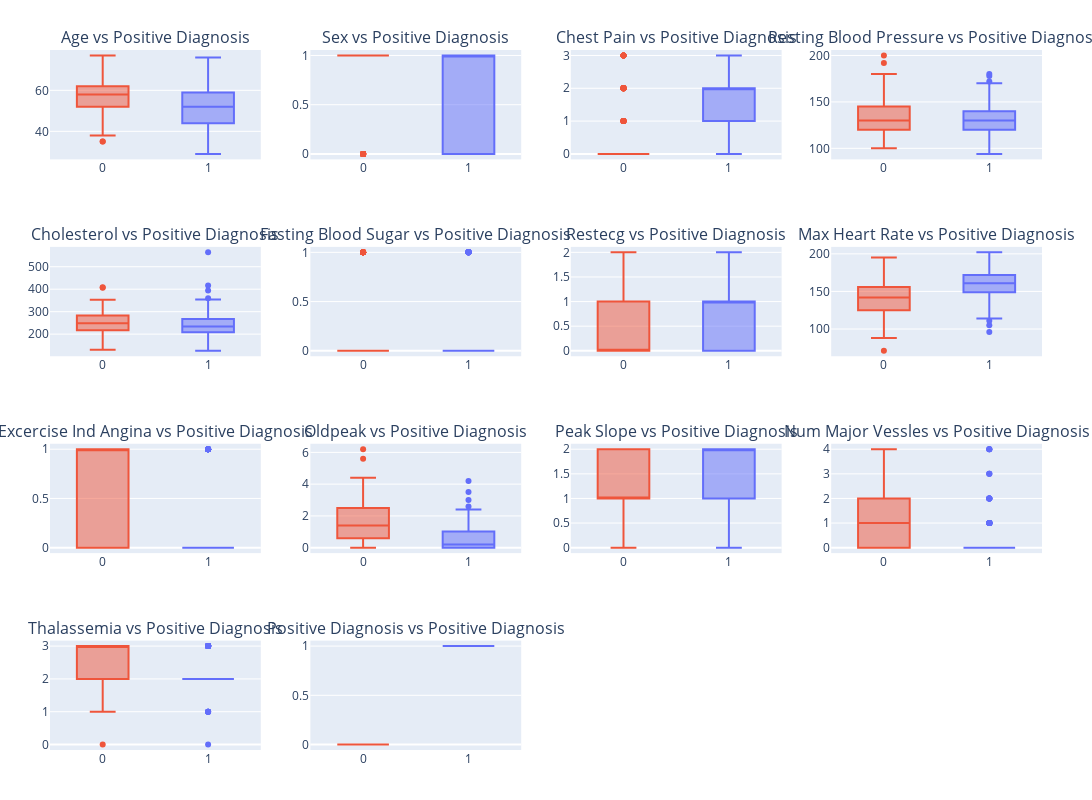

Notebook source saved alongside this figure:
### Code cell
from utils import plot_many


plot_many(
    data=data,
    target="positive_diagnosis",
    features=data.columns,
    width=1600,
    height=800,
    n_col=4,
    n_row=4,
)

### Figure 1 — Plotly figure (JSON) as saved in the notebook; plotly's stock layout.template omitted (floating-point values rounded to 4 significant figures; data arrays with more than 128 entries replaced by an {"elided": "..."} marker saying what was removed)
{"data": [{"alignmentgroup": "True", "hovertemplate": "positive_diagnosis=%{x}<br>age=%{y}<extra></extra>", "legendgroup": "1", "marker": {"color": "#636efa"}, "name": "1", "notched": false, "offsetgroup": "1", "orientation": "v", "showlegend": true, "type": "box", "x": {"elided": "165 int values"}, "x0": " ", "xaxis": "x", "y": {"elided": "165 int values"}, "y0": " ", "yaxis": "y"}, {"alignmentgroup": "True", "hovertemplate": "positive_diagnosis=%{x}<br>age=%{y}<extra></extra>", "legendgroup": "0", "marker": {"color": "#EF553B"}, "name": "0", "notched": false, "offsetgroup": "0", "orientation": "v", "showlegend": true, "type": "box", "x": {"elided": "138 int values"}, "x0": " ", "xaxis": "x", "y": {"elided": "138 int values"}, "y0": " ", "yaxis": "y"}, {"alignmentgroup": "True", "hovertemplate": "positive_diagnosis=%{x}<br>sex=%{y}<extra></extra>", "legendgroup": "1", "marker": {"color": "#636efa"}, "name": "1", "notched": false, "offsetgroup": "1", "orientation": "v", "showlegend": true, "type": "box", "x": {"elided": "165 int values"}, "x0": " ", "xaxis": "x2", "y": {"elided": "165 int values"}, "y0": " ", "yaxis": "y2"}, {"alignmentgroup": "True", "hovertemplate": "positive_diagnosis=%{x}<br>sex=%{y}<extra></extra>", "legendgroup": "0", "marker": {"color": "#EF553B"}, "name": "0", "notched": false, "offsetgroup": "0", "orientation": "v", "showlegend": true, "type": "box", "x": {"elided": "138 int values"}, "x0": " ", "xaxis": "x2", "y": {"elided": "138 int values"}, "y0": " ", "yaxis": "y2"}, {"alignmentgroup": "True", "hovertemplate": "positive_diagnosis=%{x}<br>chest_pain=%{y}<extra></extra>", "legendgroup": "1", "marker": {"color": "#636efa"}, "name": "1", "notched": false, "offsetgroup": "1", "orientation": "v", "showlegend": true, "type": "box", "x": {"elided": "165 int values"}, "x0": " ", "xaxis": "x3", "y": {"elided": "165 int values"}, "y0": " ", "yaxis": "y3"}, {"alignmentgroup": "True", "hovertemplate": "positive_diagnosis=%{x}<br>chest_pain=%{y}<extra></extra>", "legendgroup": "0", "marker": {"color": "#EF553B"}, "name": "0", "notched": false, "offsetgroup": "0", "orientation": "v", "showlegend": true, "type": "box", "x": {"elided": "138 int values"}, "x0": " ", "xaxis": "x3", "y": {"elided": "138 int values"}, "y0": " ", "yaxis": "y3"}, {"alignmentgroup": "True", "hovertemplate": "positive_diagnosis=%{x}<br>resting_blood_pressure=%{y}<extra></extra>", "legendgroup": "1", "marker": {"color": "#636efa"}, "name": "1", "notched": false, "offsetgroup": "1", "orientation": "v", "showlegend": true, "type": "box", "x": {"elided": "165 int values"}, "x0": " ", "xaxis": "x4", "y": {"elided": "165 int values"}, "y0": " ", "yaxis": "y4"}, {"alignmentgroup": "True", "hovertemplate": "positive_diagnosis=%{x}<br>resting_blood_pressure=%{y}<extra></extra>", "legendgroup": "0", "marker": {"color": "#EF553B"}, "name": "0", "notched": false, "offsetgroup": "0", "orientation": "v", "showlegend": true, "type": "box", "x": {"elided": "138 int values"}, "x0": " ", "xaxis": "x4", "y": {"elided": "138 int values"}, "y0": " ", "yaxis": "y4"}, {"alignmentgroup": "True", "hovertemplate": "positive_diagnosis=%{x}<br>cholesterol=%{y}<extra></extra>", "legendgroup": "1", "marker": {"color": "#636efa"}, "name": "1", "notched": false, "offsetgroup": "1", "orientation": "v", "showlegend": true, "type": "box", "x": {"elided": "165 int values"}, "x0": " ", "xaxis": "x5", "y": {"elided": "165 int values"}, "y0": " ", "yaxis": "y5"}, {"alignmentgroup": "True", "hovertemplate": "positive_diagnosis=%{x}<br>cholesterol=%{y}<extra></extra>", "legendgroup": "0", "marker": {"color": "#EF553B"}, "name": "0", "notched": false, "offsetgroup": "0", "orientation": "v", "showlegend": true, "type": "box", "x": {"elided": "138 int values"}, "x0": " ", "xaxis": "x5", "y": {"elided": "138 int values"}, "y0": " ", "yaxis": "y5"}, {"alignmentgroup": "True", "hovertemplate": "positive_diagnosis=%{x}<br>fasting_blood_sugar=%{y}<extra></extra>", "legendgroup": "1", "marker": {"color": "#636efa"}, "name": "1", "notched": false, "offsetgroup": "1", "orientation": "v", "showlegend": true, "type": "box", "x": {"elided": "165 int values"}, "x0": " ", "xaxis": "x6", "y": {"elided": "165 int values"}, "y0": " ", "yaxis": "y6"}, {"alignmentgroup": "True", "hovertemplate": "positive_diagnosis=%{x}<br>fasting_blood_sugar=%{y}<extra></extra>", "legendgroup": "0", "marker": {"color": "#EF553B"}, "name": "0", "notched": false, "offsetgroup": "0", "orientation": "v", "showlegend": true, "type": "box", "x": {"elided": "138 int values"}, "x0": " ", "xaxis": "x6", "y": {"elided": "138 int values"}, "y0": " ", "yaxis": "y6"}, {"alignmentgroup": "True", "hovertemplate": "positive_diagnosis=%{x}<br>restecg=%{y}<extra></extra>", "legendgroup": "1", "marker": {"color": "#636efa"}, "name": "1", "notched": false, "offsetgroup": "1", "orientation": "v", "showlegend": true, "type": "box", "x": {"elided": "165 int values"}, "x0": " ", "xaxis": "x7", "y": {"elided": "165 int values"}, "y0": " ", "yaxis": "y7"}, {"alignmentgroup": "True", "hovertemplate": "positive_diagnosis=%{x}<br>restecg=%{y}<extra></extra>", "legendgroup": "0", "marker": {"color": "#EF553B"}, "name": "0", "notched": false, "offsetgroup": "0", "orientation": "v", "showlegend": true, "type": "box", "x": {"elided": "138 int values"}, "x0": " ", "xaxis": "x7", "y": {"elided": "138 int values"}, "y0": " ", "yaxis": "y7"}, {"alignmentgroup": "True", "hovertemplate": "positive_diagnosis=%{x}<br>max_heart_rate=%{y}<extra></extra>", "legendgroup": "1", "marker": {"color": "#636efa"}, "name": "1", "notched": false, "offsetgroup": "1", "orientation": "v", "showlegend": true, "type": "box", "x": {"elided": "165 int values"}, "x0": " ", "xaxis": "x8", "y": {"elided": "165 int values"}, "y0": " ", "yaxis": "y8"}, {"alignmentgroup": "True", "hovertemplate": "positive_diagnosis=%{x}<br>max_heart_rate=%{y}<extra></extra>", "legendgroup": "0", "marker": {"color": "#EF553B"}, "name": "0", "notched": false, "offsetgroup": "0", "orientation": "v", "showlegend": true, "type": "box", "x": {"elided": "138 int values"}, "x0": " ", "xaxis": "x8", "y": {"elided": "138 int values"}, "y0": " ", "yaxis": "y8"}, {"alignmentgroup": "True", "hovertemplate": "positive_diagnosis=%{x}<br>excercise_ind_angina=%{y}<extra></extra>", "legendgroup": "1", "marker": {"color": "#636efa"}, "name": "1", "notched": false, "offsetgroup": "1", "orientation": "v", "showlegend": true, "type": "box", "x": {"elided": "165 int values"}, "x0": " ", "xaxis": "x9", "y": {"elided": "165 int values"}, "y0": " ", "yaxis": "y9"}, {"alignmentgroup": "True", "hovertemplate": "positive_diagnosis=%{x}<br>excercise_ind_angina=%{y}<extra></extra>", "legendgroup": "0", "marker": {"color": "#EF553B"}, "name": "0", "notched": false, "offsetgroup": "0", "orientation": "v", "showlegend": true, "type": "box", "x": {"elided": "138 int values"}, "x0": " ", "xaxis": "x9", "y": {"elided": "138 int values"}, "y0": " ", "yaxis": "y9"}, {"alignmentgroup": "True", "hovertemplate": "positive_diagnosis=%{x}<br>oldpeak=%{y}<extra></extra>", "legendgroup": "1", "marker": {"color": "#636efa"}, "name": "1", "notched": false, "offsetgroup": "1", "orientation": "v", "showlegend": true, "type": "box", "x": {"elided": "165 int values"}, "x0": " ", "xaxis": "x10", "y": {"elided": "165 float values"}, "y0": " ", "yaxis": "y10"}, {"alignmentgroup": "True", "hovertemplate": "positive_diagnosis=%{x}<br>oldpeak=%{y}<extra></extra>", "legendgroup": "0", "marker": {"color": "#EF553B"}, "name": "0", "notched": false, "offsetgroup": "0", "orientation": "v", "showlegend": true, "type": "box", "x": {"elided": "138 int values"}, "x0": " ", "xaxis": "x10", "y": {"elided": "138 float values"}, "y0": " ", "yaxis": "y10"}, {"alignmentgroup": "True", "hovertemplate": "positive_diagnosis=%{x}<br>peak_slope=%{y}<extra></extra>", "legendgroup": "1", "marker": {"color": "#636efa"}, "name": "1", "notched": false, "offsetgroup": "1", "orientation": "v", "showlegend": true, "type": "box", "x": {"elided": "165 int values"}, "x0": " ", "xaxis": "x11", "y": {"elided": "165 int values"}, "y0": " ", "yaxis": "y11"}, {"alignmentgroup": "True", "hovertemplate": "positive_diagnosis=%{x}<br>peak_slope=%{y}<extra></extra>", "legendgroup": "0", "marker": {"color": "#EF553B"}, "name": "0", "notched": false, "offsetgroup": "0", "orientation": "v", "showlegend": true, "type": "box", "x": {"elided": "138 int values"}, "x0": " ", "xaxis": "x11", "y": {"elided": "138 int values"}, "y0": " ", "yaxis": "y11"}, {"alignmentgroup": "True", "hovertemplate": "positive_diagnosis=%{x}<br>num_major_vessles=%{y}<extra></extra>", "legendgroup": "1", "marker": {"color": "#636efa"}, "name": "1", "notched": false, "offsetgroup": "1", "orientation": "v", "showlegend": true, "type": "box", "x": {"elided": "165 int values"}, "x0": " ", "xaxis": "x12", "y": {"elided": "165 int values"}, "y0": " ", "yaxis": "y12"}, {"alignmentgroup": "True", "hovertemplate": "positive_diagnosis=%{x}<br>num_major_vessles=%{y}<extra></extra>", "legendgroup": "0", "marker": {"color": "#EF553B"}, "name": "0", "notched": false, "offsetgroup": "0", "orientation": "v", "showlegend": true, "type": "box", "x": {"elided": "138 int values"}, "x0": " ", "xaxis": "x12", "y": {"elided": "138 int values"}, "y0": " ", "yaxis": "y12"}, {"alignmentgroup": "True", "hovertemplate": "positive_diagnosis=%{x}<br>thalassemia=%{y}<extra></extra>", "legendgroup": "1", "marker": {"color": "#636efa"}, "name": "1", "notched": false, "offsetgroup": "1", "orientation": "v", "showlegend": true, "type": "box", "x": {"elided": "165 int values"}, "x0": " ", "xaxis": "x13", "y": {"elided": "165 int values"}, "y0": " ", "yaxis": "y13"}, {"alignmentgroup": "True", "hovertemplate": "positive_diagnosis=%{x}<br>thalassemia=%{y}<extra></extra>", "legendgroup": "0", "marker": {"color": "#EF553B"}, "name": "0", "notched": false, "offsetgroup": "0", "orientation": "v", "showlegend": true, "type": "box", "x": {"elided": "138 int values"}, "x0": " ", "xaxis": "x13", "y": {"elided": "138 int values"}, "y0": " ", "yaxis": "y13"}, {"alignmentgroup": "True", "hovertemplate": "positive_diagnosis=%{y}<extra></extra>", "legendgroup": "1", "marker": {"color": "#636efa"}, "name": "1", "notched": false, "offsetgroup": "1", "orientation": "v", "showlegend": true, "type": "box", "x": {"elided": "165 int values"}, "x0": " ", "xaxis": "x14", "y": {"elided": "165 int values"}, "y0": " ", "yaxis": "y14"}, {"alignmentgroup": "True", "hovertemplate": "positive_diagnosis=%{y}<extra></extra>", "legendgroup": "0", "marker": {"color": "#EF553B"}, "name": "0", "notched": false, "offsetgroup": "0", "orientation": "v", "showlegend": true, "type": "box", "x": {"elided": "138 int values"}, "x0": " ", "xaxis": "x14", "y": {"elided": "138 int values"}, "y0": " ", "yaxis": "y14"}], "layout": {"annotations": [{"font": {"size": 16}, "showarrow": false, "text": "Age vs Positive Diagnosis", "x": 0.1062, "xanchor": "center", "xref": "paper", "y": 1, "yanchor": "bottom", "yref": "paper"}, {"font": {"size": 16}, "showarrow": false, "text": "Sex vs Positive Diagnosis", "x": 0.3688, "xanchor": "center", "xref": "paper", "y": 1, "yanchor": "bottom", "yref": "paper"}, {"font": {"size": 16}, "showarrow": false, "text": "Chest Pain vs Positive Diagnosis", "x": 0.6313, "xanchor": "center", "xref": "paper", "y": 1, "yanchor": "bottom", "yref": "paper"}, {"font": {"size": 16}, "showarrow": false, "text": "Resting Blood Pressure vs Positive Diagnosis", "x": 0.8938, "xanchor": "center", "xref": "paper", "y": 1, "yanchor": "bottom", "yref": "paper"}, {"font": {"size": 16}, "showarrow": false, "text": "Cholesterol vs Positive Diagnosis", "x": 0.1062, "xanchor": "center", "xref": "paper", "y": 0.7188, "yanchor": "bottom", "yref": "paper"}, {"font": {"size": 16}, "showarrow": false, "text": "Fasting Blood Sugar vs Positive Diagnosis", "x": 0.3688, "xanchor": "center", "xref": "paper", "y": 0.7188, "yanchor": "bottom", "yref": "paper"}, {"font": {"size": 16}, "showarrow": false, "text": "Restecg vs Positive Diagnosis", "x": 0.6313, "xanchor": "center", "xref": "paper", "y": 0.7188, "yanchor": "bottom", "yref": "paper"}, {"font": {"size": 16}, "showarrow": false, "text": "Max Heart Rate vs Positive Diagnosis", "x": 0.8938, "xanchor": "center", "xref": "paper", "y": 0.7188, "yanchor": "bottom", "yref": "paper"}, {"font": {"size": 16}, "showarrow": false, "text": "Excercise Ind Angina vs Positive Diagnosis", "x": 0.1062, "xanchor": "center", "xref": "paper", "y": 0.4375, "yanchor": "bottom", "yref": "paper"}, {"font": {"size": 16}, "showarrow": false, "text": "Oldpeak vs Positive Diagnosis", "x": 0.3688, "xanchor": "center", "xref": "paper", "y": 0.4375, "yanchor": "bottom", "yref": "paper"}, {"font": {"size": 16}, "showarrow": false, "text": "Peak Slope vs Positive Diagnosis", "x": 0.6313, "xanchor": "center", "xref": "paper", "y": 0.4375, "yanchor": "bottom", "yref": "paper"}, {"font": {"size": 16}, "showarrow": false, "text": "Num Major Vessles vs Positive Diagnosis", "x": 0.8938, "xanchor": "center", "xref": "paper", "y": 0.4375, "yanchor": "bottom", "yref": "paper"}, {"font": {"size": 16}, "showarrow": false, "text": "Thalassemia vs Positive Diagnosis", "x": 0.1062, "xanchor": "center", "xref": "paper", "y": 0.1562, "yanchor": "bottom", "yref": "paper"}, {"font": {"size": 16}, "showarrow": false, "text": "Positive Diagnosis vs Positive Diagnosis", "x": 0.3688, "xanchor": "center", "xref": "paper", "y": 0.1562, "yanchor": "bottom", "yref": "paper"}], "height": 800, "margin": {"b": 50, "l": 50, "r": 50, "t": 50}, "showlegend": false, "width": 1600, "xaxis": {"anchor": "y", "domain": [0, 0.2125]}, "xaxis10": {"anchor": "y10", "domain": [0.2625, 0.475]}, "xaxis11": {"anchor": "y11", "domain": [0.525, 0.7375]}, "xaxis12": {"anchor": "y12", "domain": [0.7875, 1]}, "xaxis13": {"anchor": "y13", "domain": [0, 0.2125]}, "xaxis14": {"anchor": "y14", "domain": [0.2625, 0.475]}, "xaxis15": {"anchor": "y15", "domain": [0.525, 0.7375]}, "xaxis16": {"anchor": "y16", "domain": [0.7875, 1]}, "xaxis2": {"anchor": "y2", "domain": [0.2625, 0.475]}, "xaxis3": {"anchor": "y3", "domain": [0.525, 0.7375]}, "xaxis4": {"anchor": "y4", "domain": [0.7875, 1]}, "xaxis5": {"anchor": "y5", "domain": [0, 0.2125]}, "xaxis6": {"anchor": "y6", "domain": [0.2625, 0.475]}, "xaxis7": {"anchor": "y7", "domain": [0.525, 0.7375]}, "xaxis8": {"anchor": "y8", "domain": [0.7875, 1]}, "xaxis9": {"anchor": "y9", "domain": [0, 0.2125]}, "yaxis": {"anchor": "x", "domain": [0.8438, 1]}, "yaxis10": {"anchor": "x10", "domain": [0.2812, 0.4375]}, "yaxis11": {"anchor": "x11", "domain": [0.2812, 0.4375]}, "yaxis12": {"anchor": "x12", "domain": [0.2812, 0.4375]}, "yaxis13": {"anchor": "x13", "domain": [0, 0.1562]}, "yaxis14": {"anchor": "x14", "domain": [0, 0.1562]}, "yaxis15": {"anchor": "x15", "domain": [0, 0.1562]}, "yaxis16": {"anchor": "x16", "domain": [0, 0.1562]}, "yaxis2": {"anchor": "x2", "domain": [0.8438, 1]}, "yaxis3": {"anchor": "x3", "domain": [0.8438, 1]}, "yaxis4": {"anchor": "x4", "domain": [0.8438, 1]}, "yaxis5": {"anchor": "x5", "domain": [0.5625, 0.7188]}, "yaxis6": {"anchor": "x6", "domain": [0.5625, 0.7188]}, "yaxis7": {"anchor": "x7", "domain": [0.5625, 0.7188]}, "yaxis8": {"anchor": "x8", "domain": [0.5625, 0.7188]}, "yaxis9": {"anchor": "x9", "domain": [0.2812, 0.4375]}}}
